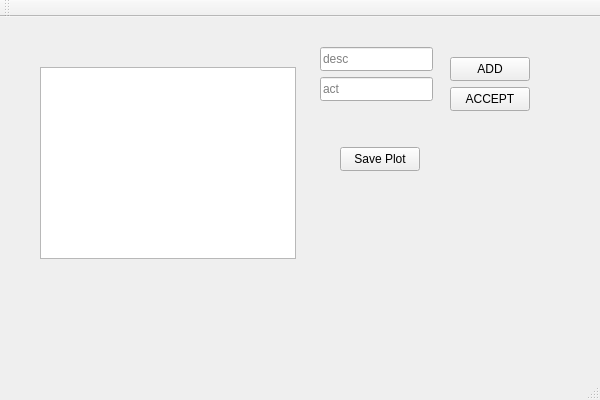
<?xml version="1.0" encoding="UTF-8"?>
<ui version="4.0">
 <class>REScreenWriterClass</class>
 <widget class="QMainWindow" name="REScreenWriterClass">
  <property name="geometry">
   <rect>
    <x>0</x>
    <y>0</y>
    <width>600</width>
    <height>400</height>
   </rect>
  </property>
  <property name="windowTitle">
   <string>REScreenWriter</string>
  </property>
  <widget class="QWidget" name="centralWidget">
   <widget class="QTableView" name="tableView">
    <property name="geometry">
     <rect>
      <x>40</x>
      <y>50</y>
      <width>256</width>
      <height>192</height>
     </rect>
    </property>
   </widget>
   <widget class="QLineEdit" name="descInput">
    <property name="geometry">
     <rect>
      <x>320</x>
      <y>30</y>
      <width>113</width>
      <height>24</height>
     </rect>
    </property>
    <property name="placeholderText">
     <string>desc</string>
    </property>
   </widget>
   <widget class="QLineEdit" name="actInput">
    <property name="geometry">
     <rect>
      <x>320</x>
      <y>60</y>
      <width>113</width>
      <height>24</height>
     </rect>
    </property>
    <property name="placeholderText">
     <string>act</string>
    </property>
   </widget>
   <widget class="QPushButton" name="addBtn">
    <property name="geometry">
     <rect>
      <x>450</x>
      <y>40</y>
      <width>80</width>
      <height>24</height>
     </rect>
    </property>
    <property name="text">
     <string>ADD</string>
    </property>
   </widget>
   <widget class="QPushButton" name="acceptBtn">
    <property name="geometry">
     <rect>
      <x>450</x>
      <y>70</y>
      <width>80</width>
      <height>24</height>
     </rect>
    </property>
    <property name="text">
     <string>ACCEPT</string>
    </property>
   </widget>
   <widget class="QPushButton" name="plotBtn">
    <property name="geometry">
     <rect>
      <x>340</x>
      <y>130</y>
      <width>80</width>
      <height>24</height>
     </rect>
    </property>
    <property name="text">
     <string>Save Plot</string>
    </property>
   </widget>
  </widget>
  <widget class="QMenuBar" name="menuBar">
   <property name="geometry">
    <rect>
     <x>0</x>
     <y>0</y>
     <width>600</width>
     <height>21</height>
    </rect>
   </property>
  </widget>
  <widget class="QToolBar" name="mainToolBar">
   <attribute name="toolBarArea">
    <enum>TopToolBarArea</enum>
   </attribute>
   <attribute name="toolBarBreak">
    <bool>false</bool>
   </attribute>
  </widget>
  <widget class="QStatusBar" name="statusBar"/>
 </widget>
 <layoutdefault spacing="6" margin="11"/>
 <resources>
  <include location="REScreenWriter.qrc"/>
 </resources>
 <connections/>
</ui>
